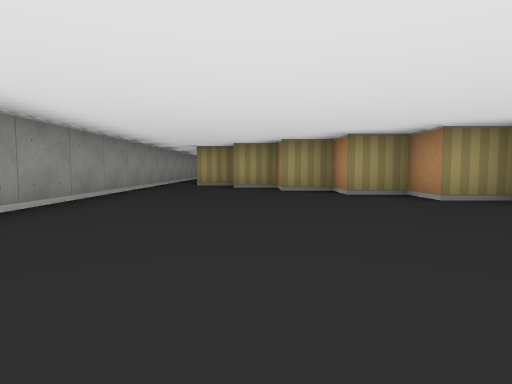
view 1 (above)

24 first-person views from a walk through a cub3D ray-caster map. The camera is about half as high as the walls, tilts 4° down and sees 75° across. The floor is counted in squares. Each view is taken from the middle of a square. On the plan, view 1 faces up. The plan holds only what a view shows up to about 9 squares ahead; the rest is blank.

view 2
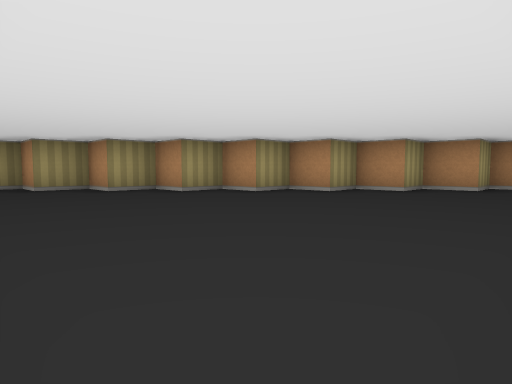

view 3
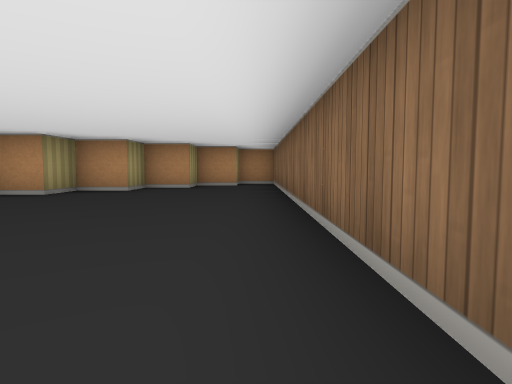

view 4
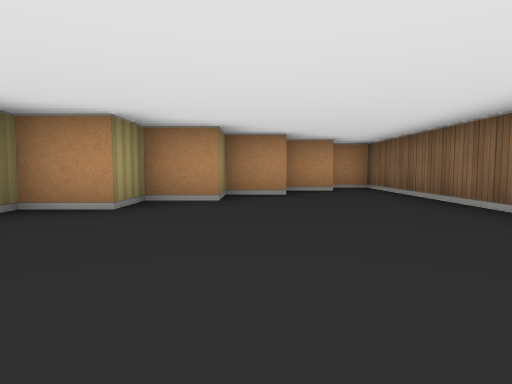

view 5
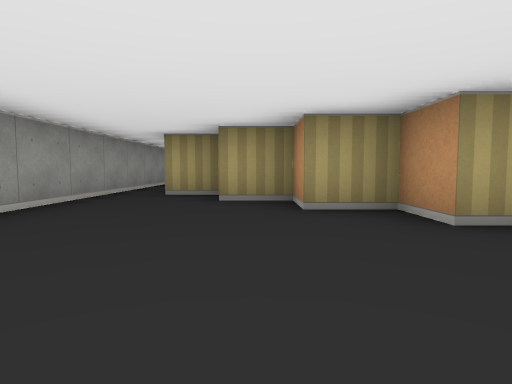

view 6
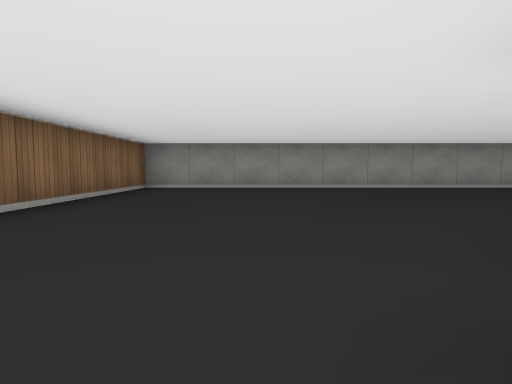

view 7
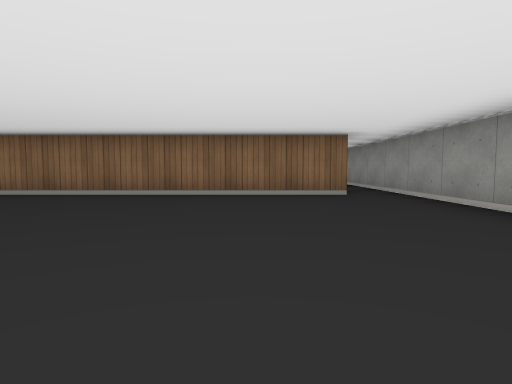

view 8
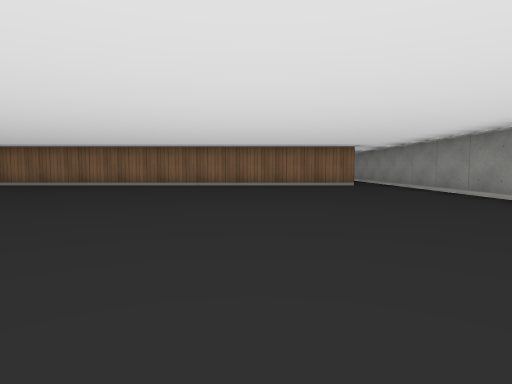

view 9
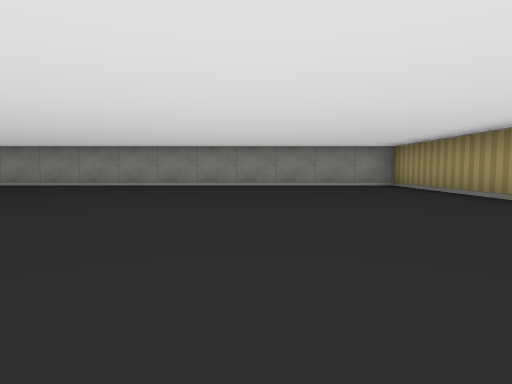

view 10
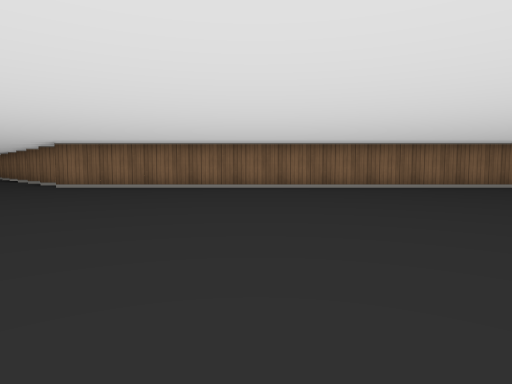

view 11
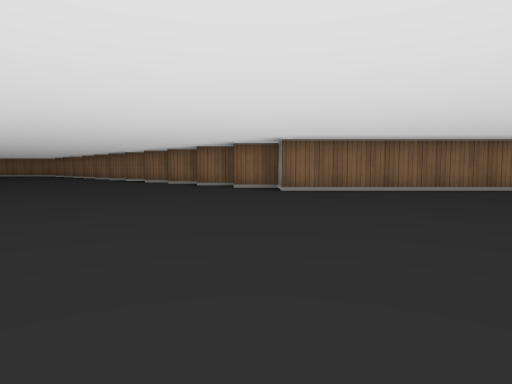

view 12
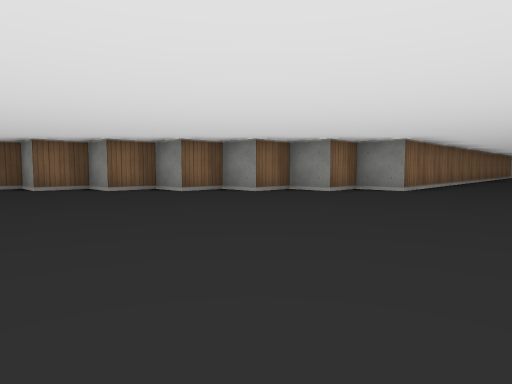

view 13
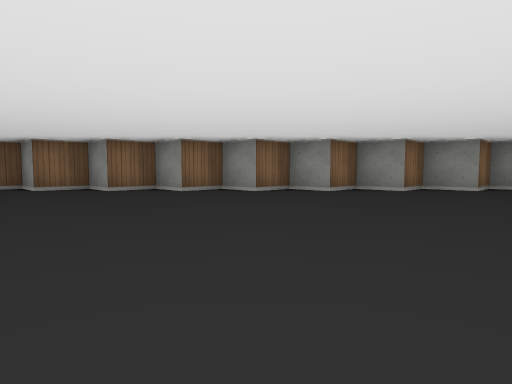

view 14
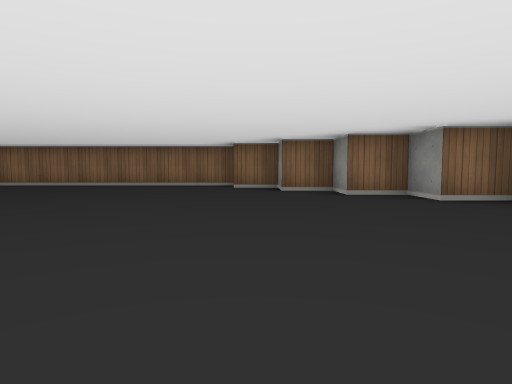

view 15
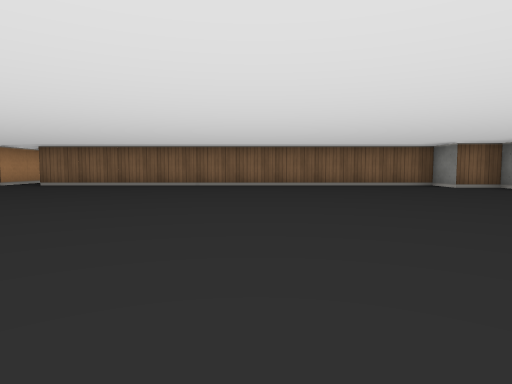

view 16
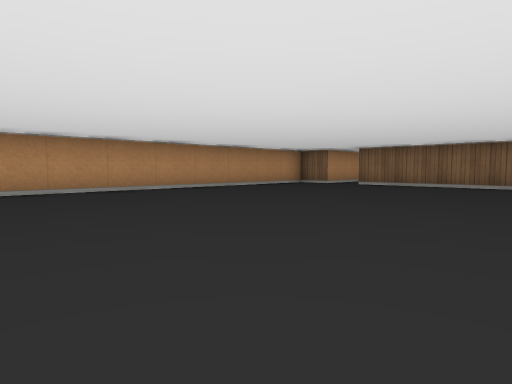

view 17
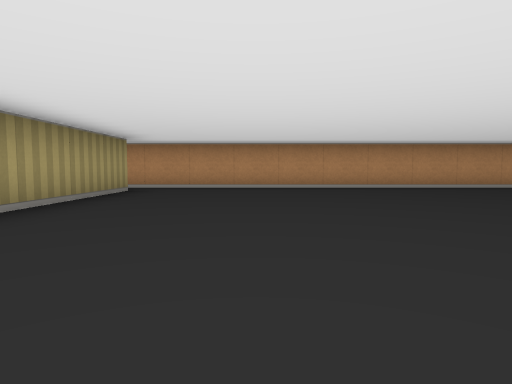

view 18
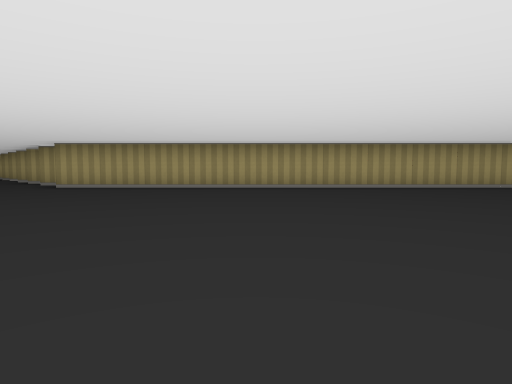

view 19
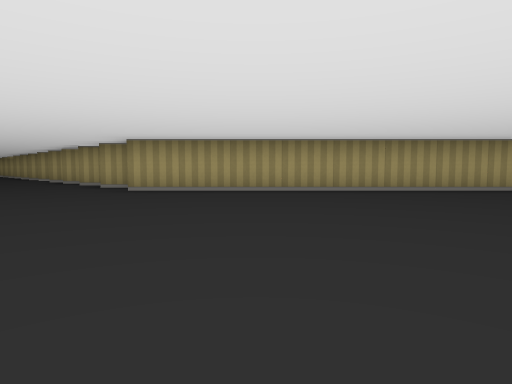

view 20
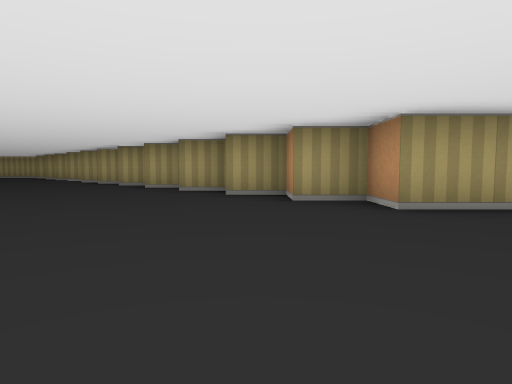

view 21
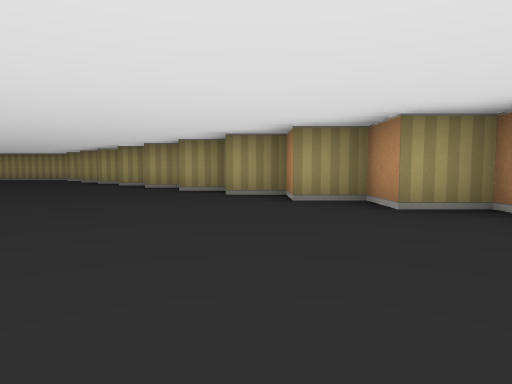

view 22
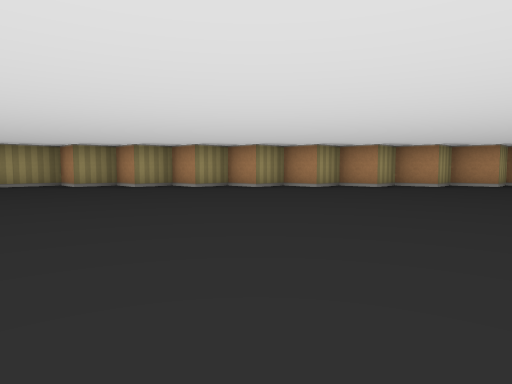

view 23
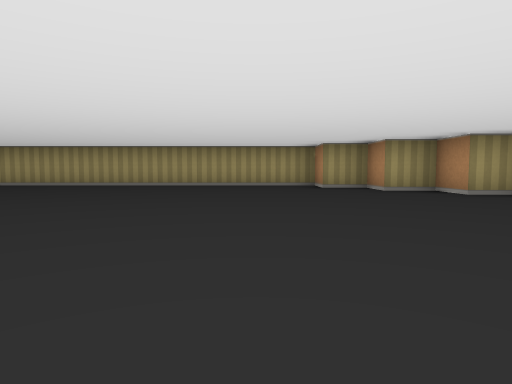

view 24
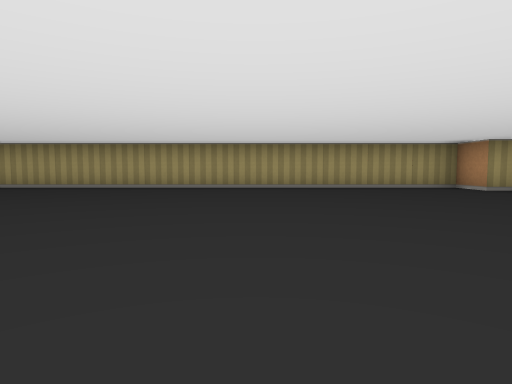

### Floor plan
Points are (right, up) in squares from view 1. A wall is a line through its corners. A room is listed if a view was taken in it or the views show most of it. See-through windows are left out.
Room 1 (views 1, 2, 3, 4, 5, 6)
walls: (6.5, 0.4) (6.5, 1.5) (5.5, 1.5) (5.5, 2.5) (4.5, 2.5) (4.5, 3.5) (3.5, 3.5) (3.5, 4.5) (2.5, 4.5) (2.5, 5.5) (1.5, 5.5) (1.5, 6.5) (0.5, 6.5) (0.5, 7.5) (-0.5, 7.5) (-0.5, 8.5) (-1.5, 8.5); (-2.5, 11.5) (-2.5, -0.5) (7.5, -0.5) (7.5, 0.4)
ways out: opening at (-2, 11) to room 2
Room 2 (views 7, 8, 9, 10, 11, 12, 13, 14, 15, 16, 17, 18, 19, 20, 21, 22, 23, 24)
walls: (19.6, 13.5) (18.5, 13.5) (18.5, 14.5) (17.5, 14.5) (17.5, 15.5) (16.5, 15.5) (16.5, 16.5) (15.5, 16.5) (15.5, 17.5) (14.5, 17.5) (14.5, 18.5) (13.5, 18.5) (13.5, 19.5) (12.5, 19.5) (12.5, 20.5) (11.5, 20.5) (11.5, 21.5) (10.5, 21.5) (10.5, 22.5) (-2.5, 22.5) (-2.5, 11.5); (32.5, 10.5) (21.5, 10.5) (21.5, 11.5) (20.5, 11.5) (20.5, 12.5) (19.5, 12.5); (-1.6, 11.5) (10.5, 11.5) (10.5, 10.5) (11.5, 10.5) (11.5, 9.5) (12.5, 9.5) (12.5, 8.5) (13.5, 8.5) (13.5, 7.5) (14.5, 7.5) (14.5, 6.5) (15.5, 6.5) (15.5, 5.5) (16.5, 5.5) (16.5, 4.5) (17.5, 4.5) (17.5, 3.5) (18.5, 3.5) (18.5, 2.5) (19.5, 2.5) (19.5, 1.5) (20.5, 1.5) (20.5, 0.5) (21.5, 0.5) (21.5, -0.5) (31.5, -0.5); (33.5, 1.6) (33.5, 11)
ways out: opening at (-2, 11) to room 1; opening at (32, 0)

Positions as (right, up) in squares from view 1, and headings:
1: (0, 0), facing up
2: (-2, 0), facing up-right
3: (-2, 0), facing right
4: (0, 2), facing right
5: (0, 3), facing up
6: (5, 2), facing left
7: (0, 17), facing down
8: (1, 20), facing down
9: (6, 19), facing left
10: (6, 19), facing down
11: (11, 18), facing down
12: (17, 14), facing down-left
13: (21, 10), facing down-left
14: (21, 8), facing down
15: (26, 8), facing down
16: (27, 8), facing down-right
17: (26, 8), facing right
18: (26, 3), facing up
19: (24, 4), facing up
20: (20, 7), facing up
21: (17, 10), facing up
22: (8, 13), facing up-right
23: (9, 14), facing up
24: (6, 15), facing up
